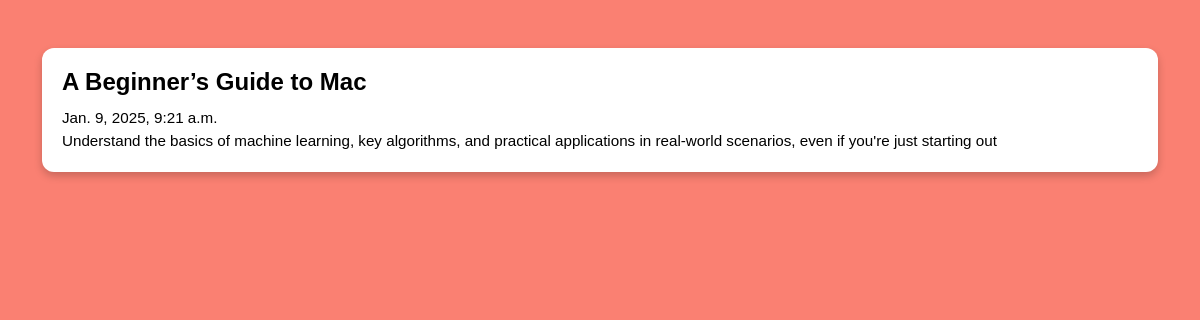
The app's page /post/2/ with its own data.
### blogs/models.py (models this page shows)
class Blogs(models.Model) :
    title=models.CharField(max_length=25)
    body=models.CharField(max_length=500)
    created_at=models.DateTimeField(default=datetime.now,blank=True)

### blogs/views.py (the view)
# urls.py: path('post/<int:id>/',views.post,name='post'),
def post(request,id) :
    blogs = Blogs.objects.get(id=id)
    return render(request,'fullblog.html',{'blogs' : blogs})

### templates/fullblog.html (shortened to what this page needs)
{% load static %}
<!DOCTYPE html>
<html lang="en">
<head>
  <link
    href="https://cdn.jsdelivr.net/npm/bootstrap@5.3.0-alpha3/dist/css/bootstrap.min.css"
    rel="stylesheet"
  />
</head>
<body>
  <div class="container mt-5">
    <div class="blog-card">
      <h4>{{blogs.title}}</h4>
      <p>{{blogs.created_at}}</p>
      <p>{{blogs.body}}</p>
    </div>
</body>
</html>

### templates/fullblog.html (style rules this page uses)
body { background-color: salmon; font-family: Arial, sans-serif; }
.blog-card { background-color: white; border-radius: 12px; padding: 20px; margin-bottom: 20px; box-shadow: 0 4px 8px rgba(0, 0, 0, 0.2); color: black; transition: transform 0.3s ease, background-color 0.3s ease, height 0.3s ease; }
.blog-card h4 { margin-bottom: 10px; font-weight: bold; }
.blog-card p { margin: 0; font-size: 0.95rem; }

### records on screen
Blogs: title "A Beginner’s Guide to Mac", created_at "Jan. 9, 2025, 9:21 a.m.", body "Understand the basics of machine learning, key algorithms, and practical applications in real-world scenarios, even if you're just starting out"
